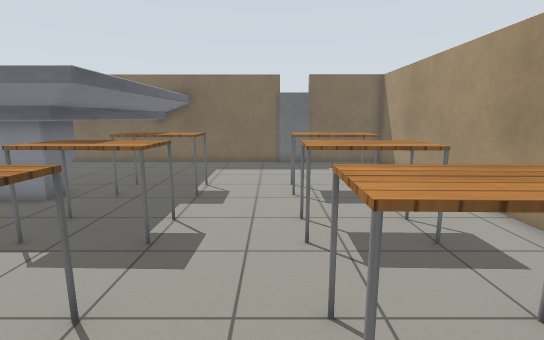
[1] (above)

16 first-person views from a walk through a world built for the Gazebo simulator. The camera is 1.3 m above the floor, tilts 10° down and sees 85° across. The floor is counted in squares, 0.5 m on a side. Each view is taken from the middle of a square. On the plan, view 1 faces up. The plan holds only what a view shows up to about 19 squares ahead; the rest is blank. Simple patterns stand in for the simulator's built-in surfaces.

[2]
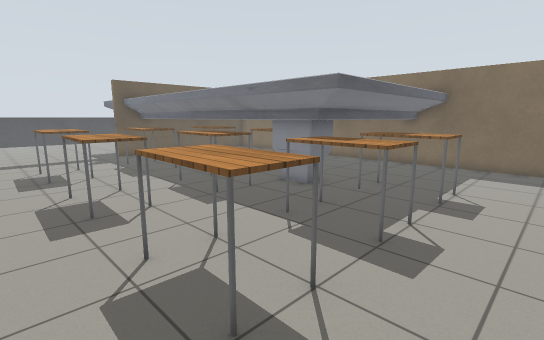

[3]
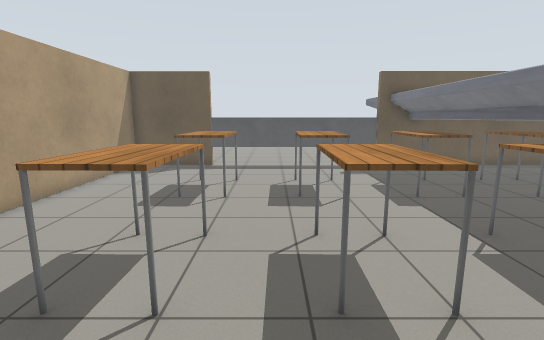

[4]
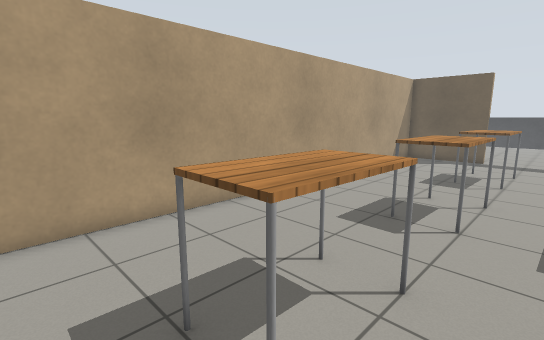

[5]
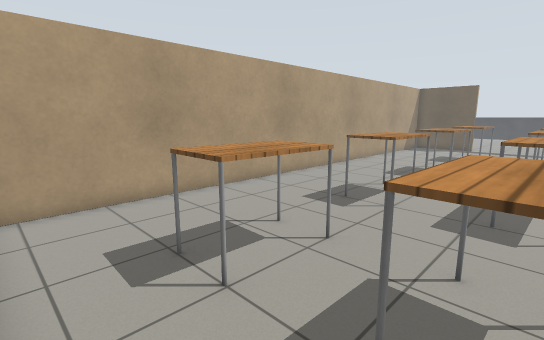

[6]
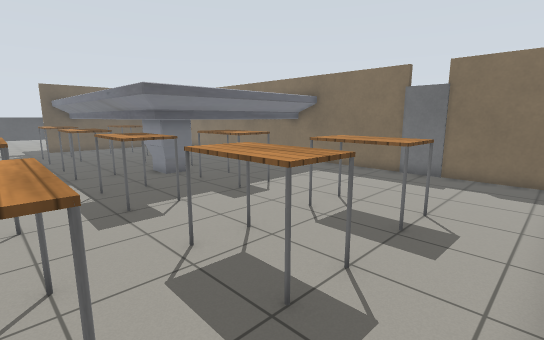

[7]
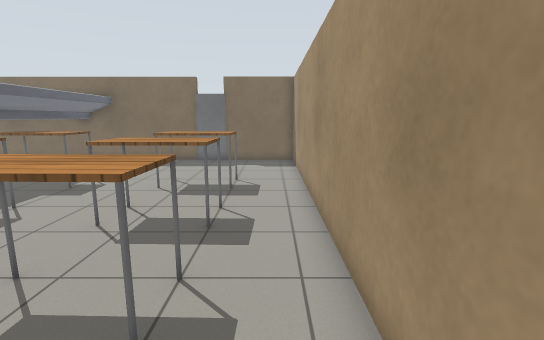

[8]
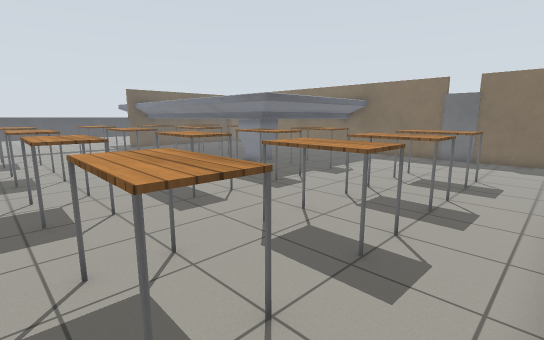

[9]
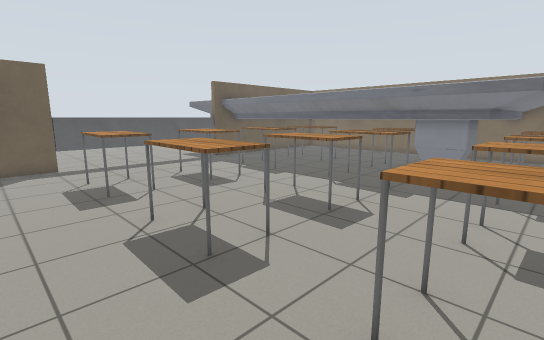

[10]
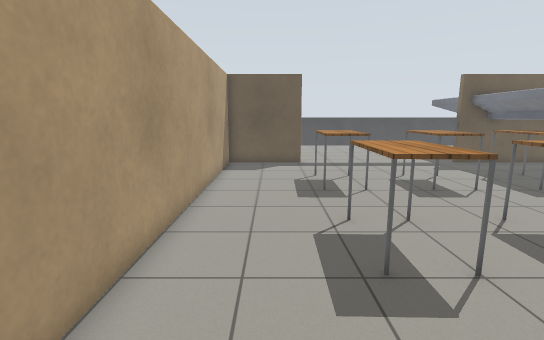

[11]
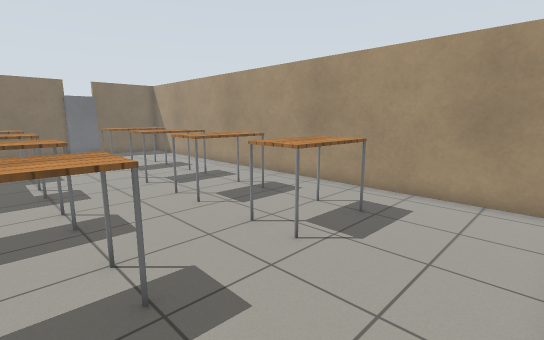

[12]
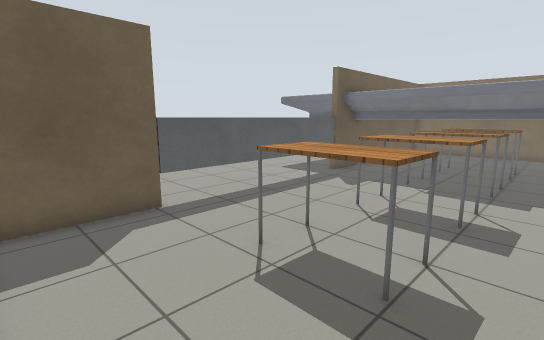

[13]
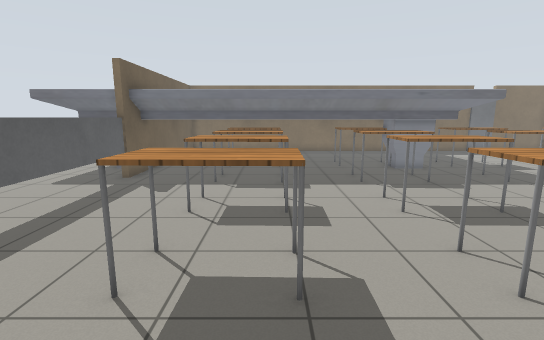

[14]
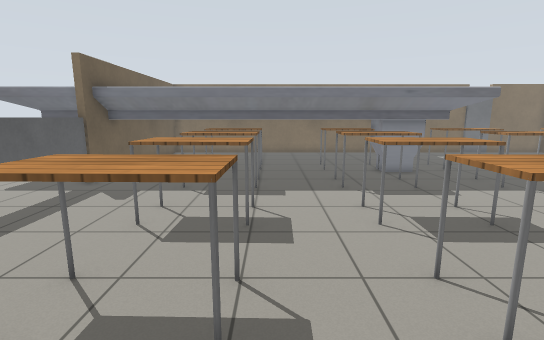

[15]
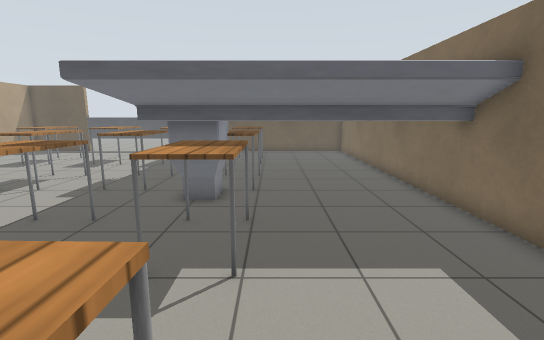

[16]
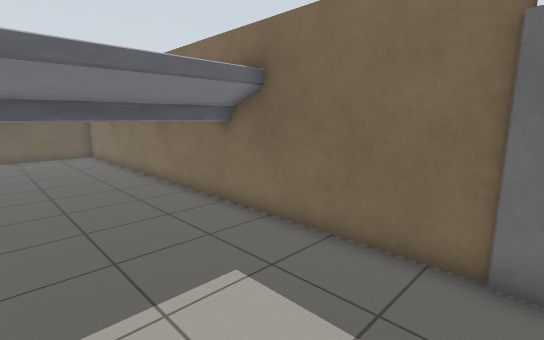

### Floor plan
Key: @ floor where view 1 was taken; # wall or solid block; . floor; T marble table; L door leaf; A table; W window.
Columns run from 24 left of view 1 to 7 right of it. Each row starts with its distance up from view 1.
 18        TTTTTTTTTTTTT#####LL#####
 17    TTTTTTTTTTT    TT...........#
 16    T              TT...........#
 15    T              TT...........#
 14    T              TT...........#
 13    T              TT...........#
 12    T              TT...........#
 11    T              TAAA...AAA...#
 10    T           ATTTAAA...AAA...#
  9  T T           TTTTT...........#
  8 TTTTTTTTTTTTTTTTTTTT...........#
  7 TTW#...AAA...AAA...AAA...AAA...#
  6  .W....AAA...AAA...AAA...AAA...#
  5  .W............................#
  4  .W............................#
  3  .W....AAA...AAA...AAA...AAA...#
  2  .W....AAA...AAA...AAA...AAA...#
  1  .W............................#
  0  .W.....................@......#
 -1  .W....AAA...AAA...AAA...AAA...#
 -2  .W....AAA...AAA...AAA...AAA...#
 -3   #............................#
 -4   #............................#
 -5   #............................#
 -6   #............................#
 -7   ##############################

Where each view was taken, in squares from view 1:
view 1: 0 up, 0 right, facing up
view 2: 0 up, 0 right, facing up-left
view 3: 1 up, 5 left, facing left
view 4: 1 up, 1 left, facing down-left
view 5: 3 up, 6 right, facing down-left
view 6: 3 up, 6 right, facing up-left
view 7: 1 down, 5 right, facing up
view 8: 3 down, 6 right, facing up-left
view 9: 5 down, 4 left, facing up-left
view 10: 4 down, 4 left, facing left
view 11: 6 down, 4 left, facing up-right
view 12: 6 down, 13 left, facing up-left
view 13: 6 down, 15 left, facing up
view 14: 5 down, 14 left, facing up
view 15: 12 up, 2 right, facing left
view 16: 12 up, 1 right, facing up-left
